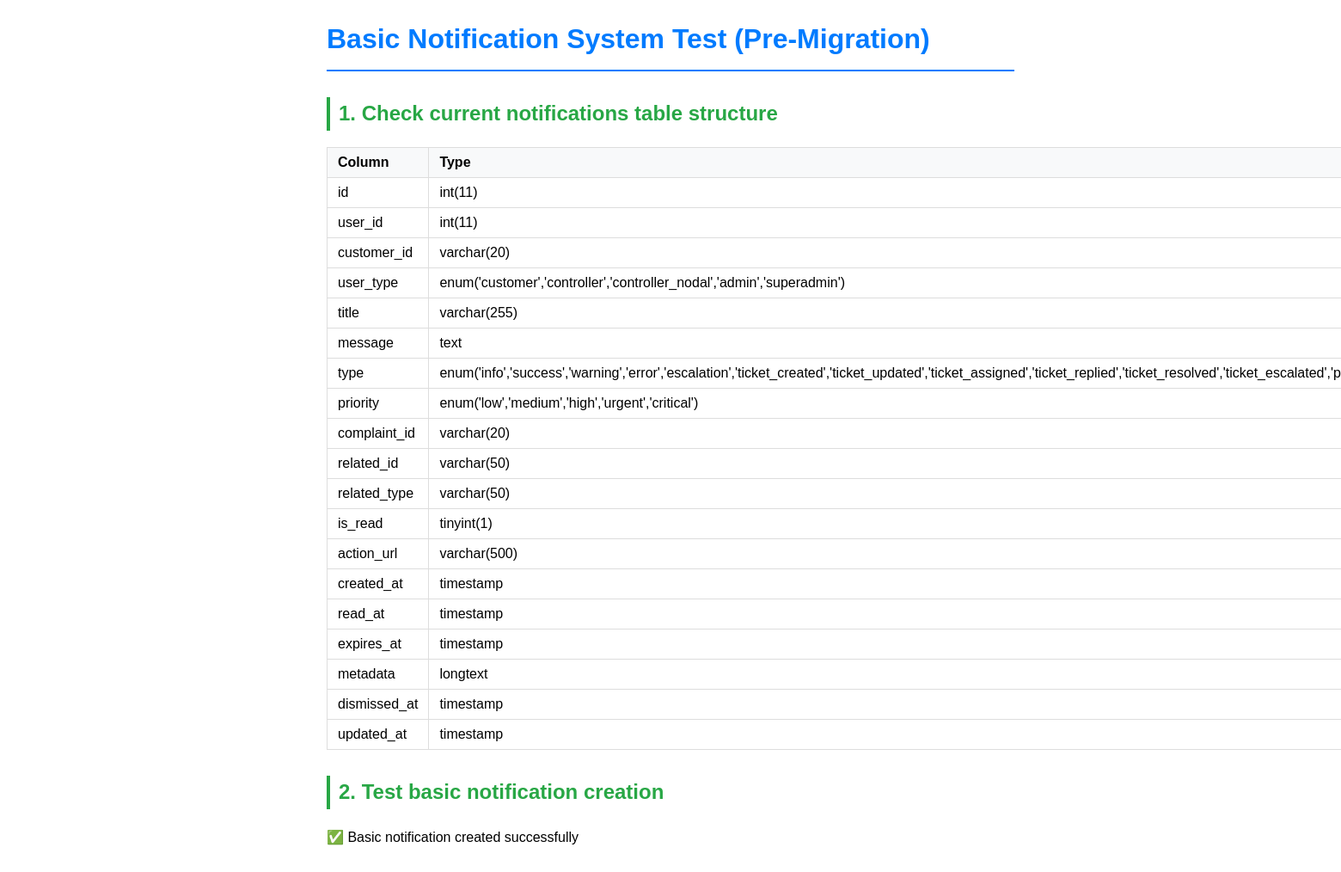
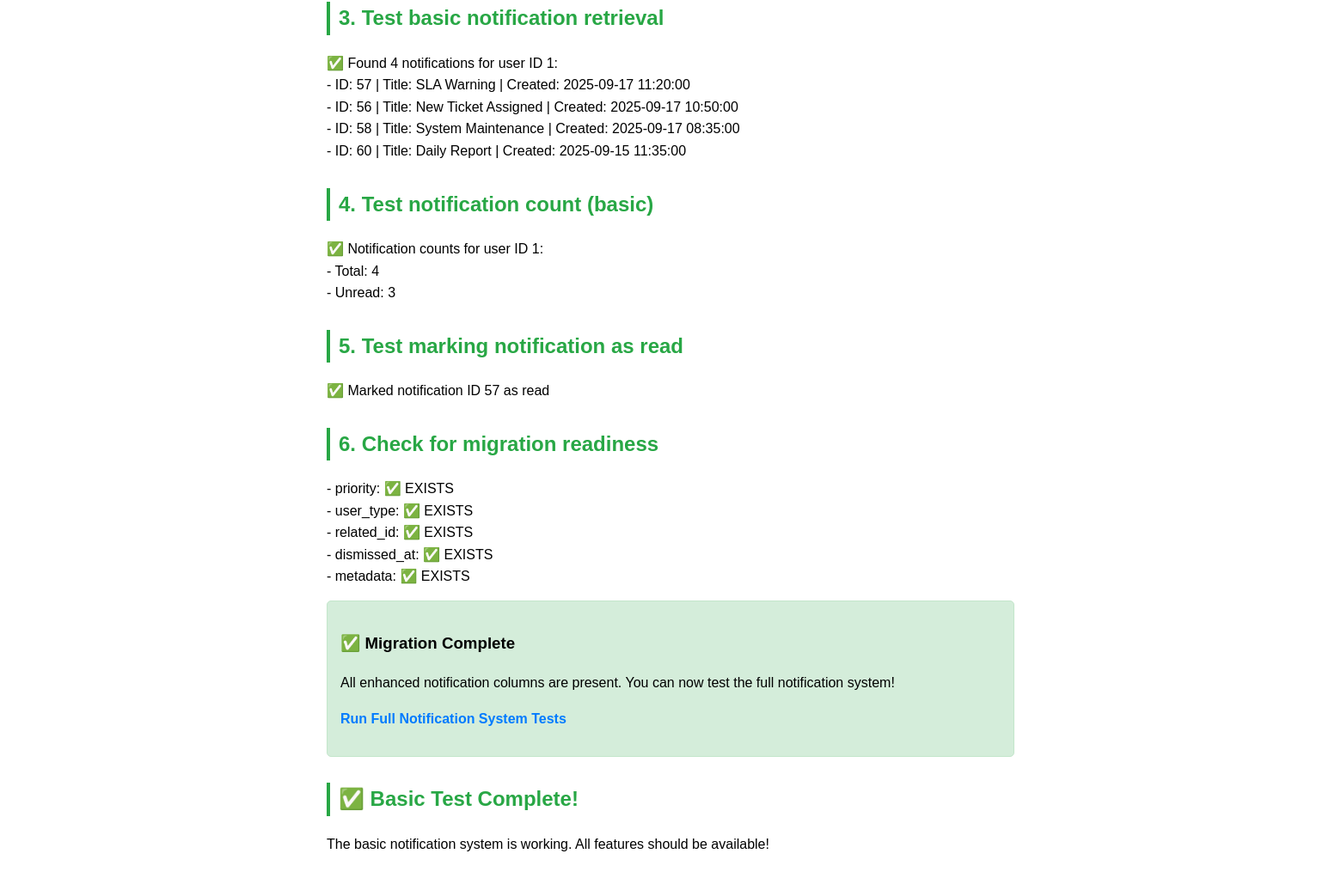
Page /test_basic_notifications.php on the committed database (2 pictures, top to bottom).
### tables this page shows
CREATE TABLE `notifications` (
  `id` int(11) NOT NULL,
  `user_id` int(11) DEFAULT NULL,
  `customer_id` varchar(20) DEFAULT NULL,
  `user_type` enum('customer','controller','controller_nodal','admin','superadmin') DEFAULT NULL,
  `title` varchar(255) NOT NULL,
  `message` text NOT NULL,
  `type` enum('info','success','warning','error','escalation','ticket_created','ticket_updated','ticket_assigned','ticket_replied','ticket_resolved','ticket_escalated','priority_escalated','system_announcement','maintenance_alert','sla_warning','account_update') DEFAULT 'info',
  `priority` enum('low','medium','high','urgent','critical') DEFAULT 'medium',
  `complaint_id` varchar(20) DEFAULT NULL,
  `related_id` varchar(50) DEFAULT NULL,
  `related_type` varchar(50) DEFAULT NULL,
  `is_read` tinyint(1) DEFAULT 0,
  `action_url` varchar(500) DEFAULT NULL,
  `created_at` timestamp NOT NULL DEFAULT current_timestamp(),
  `read_at` timestamp NULL DEFAULT NULL,
  `expires_at` timestamp NULL DEFAULT NULL,
  `metadata` longtext DEFAULT NULL CHECK (json_valid(`metadata`)),
  `dismissed_at` timestamp NULL DEFAULT NULL,
  `updated_at` timestamp NOT NULL DEFAULT current_timestamp() ON UPDATE current_timestamp()
);

### src/config/database.php (called while the page is built, shortened)
<?php
class Database {
    private static $instance = null;
    private $connection;
    private $host = 'localhost';
    private $dbname = 'sampark_db';
    private $username = 'root';
    private $password = '';
    private $charset = 'utf8mb4';
    private function __construct() {
        $dsn = "mysql:host={$this->host};dbname={$this->dbname};charset={$this->charset}";
        $options = [
            PDO::ATTR_ERRMODE => PDO::ERRMODE_EXCEPTION,
            PDO::ATTR_DEFAULT_FETCH_MODE => PDO::FETCH_ASSOC,
            PDO::ATTR_EMULATE_PREPARES => false,
            PDO::MYSQL_ATTR_INIT_COMMAND => "SET NAMES utf8mb4"
        ];
        try {
            $this->connection = new PDO($dsn, $this->username, $this->password, $options);
        } catch (PDOException $e) {
            if (class_exists('Config')) {
                $backtrace = debug_backtrace(DEBUG_BACKTRACE_IGNORE_ARGS, 5);
                $caller_info = [];
                foreach ($backtrace as $trace) {
                    if (isset($trace['file']) && basename($trace['file']) !== 'database.php') {
                        $caller_info = [
                            'caller_file' => $trace['file'],
                            'caller_line' => $trace['line'],
                            'caller_function' => $trace['function'] ?? 'unknown'
                        ];
                        break;
                    }
                }
                Config::logError("Database Connection Error: " . $e->getMessage(), [
                    'host' => $this->host,
                    'database' => $this->dbname,
                    'caller_file' => $caller_info['caller_file'] ?? 'unknown',
                    'caller_line' => $caller_info['caller_line'] ?? 0,
                    'caller_function' => $caller_info['caller_function'] ?? 'unknown'
                ]);
            } else {
                error_log("Database Connection Error: " . $e->getMessage());
            }
            throw new Exception("Database connection failed");
        }
    }
    public static function getInstance() {
        if (self::$instance === null) {
            self::$instance = new self();
        }
        return self::$instance;
    }
    public function query($sql, $params = []) {
        try {
            $stmt = $this->connection->prepare($sql);
            $stmt->execute($params);
            return $stmt;
        } catch (PDOException $e) {
            if (class_exists('Config')) {
                $backtrace = debug_backtrace(DEBUG_BACKTRACE_IGNORE_ARGS, 5);
                $caller_info = [];
                foreach ($backtrace as $trace) {
                    if (isset($trace['file']) && basename($trace['file']) !== 'database.php') {
                        $caller_info = [
                            'caller_file' => $trace['file'],
                            'caller_line' => $trace['line'],
                            'caller_function' => $trace['function'] ?? 'unknown'
                        ];
                        break;
                    }
                }
                Config::logError("Database Query Error: " . $e->getMessage(), [
                    'sql' => $sql,
                    'params' => $params,
                    'caller_file' => $caller_info['caller_file'] ?? 'unknown',
                    'caller_line' => $caller_info['caller_line'] ?? 0,
                    'caller_function' => $caller_info['caller_function'] ?? 'unknown'
                ]);
            } else {
                error_log("Database Query Error: " . $e->getMessage());
            }
            throw new Exception("Database query failed");
        }
    }
    public function fetch($sql, $params = []) {
        $stmt = $this->query($sql, $params);
        return $stmt->fetch();
    }
    public function fetchAll($sql, $params = []) {
        $stmt = $this->query($sql, $params);
        return $stmt->fetchAll();
    }
}

### public/test_basic_notifications.php (the view, shortened to what this page needs)
<?php
require_once '../src/config/database.php';
echo "<h1>Basic Notification System Test (Pre-Migration)</h1>\n";
try {
    $db = Database::getInstance();
    echo "<h2>1. Check current notifications table structure</h2>\n";
    $columns = $db->fetchAll("DESCRIBE notifications");
    echo "<table border='1' style='border-collapse: collapse; margin: 10px 0;'>\n";
    echo "<tr><th>Column</th><th>Type</th><th>Null</th><th>Key</th><th>Default</th></tr>\n";
    foreach ($columns as $column) {
        echo "<tr>";
        echo "<td>{$column['Field']}</td>";
        echo "<td>{$column['Type']}</td>";
        echo "</tr>\n";
    }
    echo "</table>\n";
    echo "<h2>2. Test basic notification creation</h2>\n";
    $sql = "INSERT INTO notifications (user_id, customer_id, title, message, type, complaint_id, is_read, created_at)
            VALUES (?, ?, ?, ?, ?, ?, ?, NOW())";
    $result = $db->query($sql, [
        1,
        null,
        'Test Notification',
        'This is a basic test notification before migration.',
        'info',
        null,
        0
    ]);
    if ($result) {
        echo "✅ Basic notification created successfully<br>\n";
    } else {
        echo "❌ Failed to create basic notification<br>\n";
    }
    echo "<h2>3. Test basic notification retrieval</h2>\n";
    $notifications = $db->fetchAll("SELECT * FROM notifications WHERE user_id = 1 ORDER BY created_at DESC LIMIT 5");
    if (count($notifications) > 0) {
        echo "✅ Found " . count($notifications) . " notifications for user ID 1:<br>\n";
        foreach ($notifications as $notification) {
            echo "- ID: {$notification['id']} | Title: {$notification['title']} | Created: {$notification['created_at']}<br>\n";
        }
    } else {
        echo "❌ No notifications found for user ID 1<br>\n";
    }
    echo "<h2>4. Test notification count (basic)</h2>\n";
    $countResult = $db->fetch("SELECT
                                COUNT(*) as total,
                                COUNT(CASE WHEN is_read = 0 THEN 1 END) as unread
                               FROM notifications
                               WHERE user_id = 1");
    if ($countResult) {
        echo "✅ Notification counts for user ID 1:<br>\n";
        echo "- Total: {$countResult['total']}<br>\n";
        echo "- Unread: {$countResult['unread']}<br>\n";
    } else {
        echo "❌ Failed to get notification counts<br>\n";
    }
    echo "<h2>5. Test marking notification as read</h2>\n";
    if (count($notifications) > 0) {
        $firstNotification = $notifications[0];
        $markReadResult = $db->query("UPDATE notifications SET is_read = 1, read_at = NOW() WHERE id = ?", [$firstNotification['id']]);
        if ($markReadResult) {
            echo "✅ Marked notification ID {$firstNotification['id']} as read<br>\n";
        } else {
            echo "❌ Failed to mark notification as read<br>\n";
        }
    }
    echo "<h2>6. Check for migration readiness</h2>\n";
    $enhancedColumns = ['priority', 'user_type', 'related_id', 'dismissed_at', 'metadata'];
    $existingColumns = array_column($columns, 'Field');
    $needsMigration = false;
    foreach ($enhancedColumns as $column) {
        $exists = in_array($column, $existingColumns);
        $status = $exists ? "✅ EXISTS" : "❌ MISSING";
        echo "- {$column}: {$status}<br>\n";
    }
    if ($needsMigration) {
        echo "<div style='background: #fff3cd; border: 1px solid #ffeaa7; padding: 15px; margin: 15px 0; border-radius: 5px;'>\n";
        echo "<h3>⚠️ Migration Required</h3>\n";
        echo "<p>To enable the full notification system with priority escalation, RBAC, and persistent notifications, please run the database migration:</p>\n";
        echo "<ol>\n";
        echo "<li>Open phpMyAdmin or MySQL command line</li>\n";
        echo "<li>Execute the SQL in: <code>database/migrations/update_notifications_simple.sql</code></li>\n";
        echo "<li>Refresh this page to see enhanced features</li>\n";
        echo "</ol>\n";
        echo "</div>\n";
    } else {
        echo "<div style='background: #d4edda; border: 1px solid #c3e6cb; padding: 15px; margin: 15px 0; border-radius: 5px;'>\n";
        echo "<h3>✅ Migration Complete</h3>\n";
        echo "<p>All enhanced notification columns are present. You can now test the full notification system!</p>\n";
        echo "<p><a href='test_notifications.php'>Run Full Notification System Tests</a></p>\n";
        echo "</div>\n";
    }
    echo "<h2>✅ Basic Test Complete!</h2>\n";
    echo "<p>The basic notification system is working. " . ($needsMigration ? "Run the migration to unlock all features." : "All features should be available!") . "</p>\n";
} catch (Exception $e) {
    echo "<h2>❌ Test Failed</h2>\n";
    echo "<p>Error: " . htmlspecialchars($e->getMessage()) . "</p>\n";
    echo "<p>Stack trace:</p>\n";
    echo "<pre>" . htmlspecialchars($e->getTraceAsString()) . "</pre>\n";
}
?>

### public/test_basic_notifications.php (style rules this page uses)
h1 { color: #007bff; border-bottom: 2px solid #007bff; padding-bottom: 10px; }
h2 { color: #28a745; margin-top: 30px; border-left: 4px solid #28a745; padding-left: 10px; }
table { width: 100%; margin: 15px 0; }
th, td { padding: 8px 12px; text-align: left; border: 1px solid #ddd; }
th { background-color: #f8f9fa; font-weight: bold; }
a { color: #007bff; text-decoration: none; font-weight: bold; }

### rows in the picture
notifications: id "57", title "SLA Warning", created_at "2025-09-17 11:20:00"
notifications: id "56", title "New Ticket Assigned", created_at "2025-09-17 10:50:00"
notifications: id "58", title "System Maintenance", created_at "2025-09-17 08:35:00"
notifications: id "60", title "Daily Report", created_at "2025-09-15 11:35:00"

### other values in the picture
$column['Field'] "id"
$column['Type'] "int(11)"
$column['Field'] "user_id"
$column['Field'] "customer_id"
$column['Type'] "varchar(20)"
$column['Field'] "user_type"
$column['Type'] "enum('customer','controller','controller_nodal','admin','superadmin')"
$column['Field'] "title"
$column['Type'] "varchar(255)"
$column['Field'] "message"
$column['Type'] "text"
$column['Field'] "type"
$column['Field'] "priority"
$column['Type'] "enum('low','medium','high','urgent','critical')"
$column['Field'] "complaint_id"
